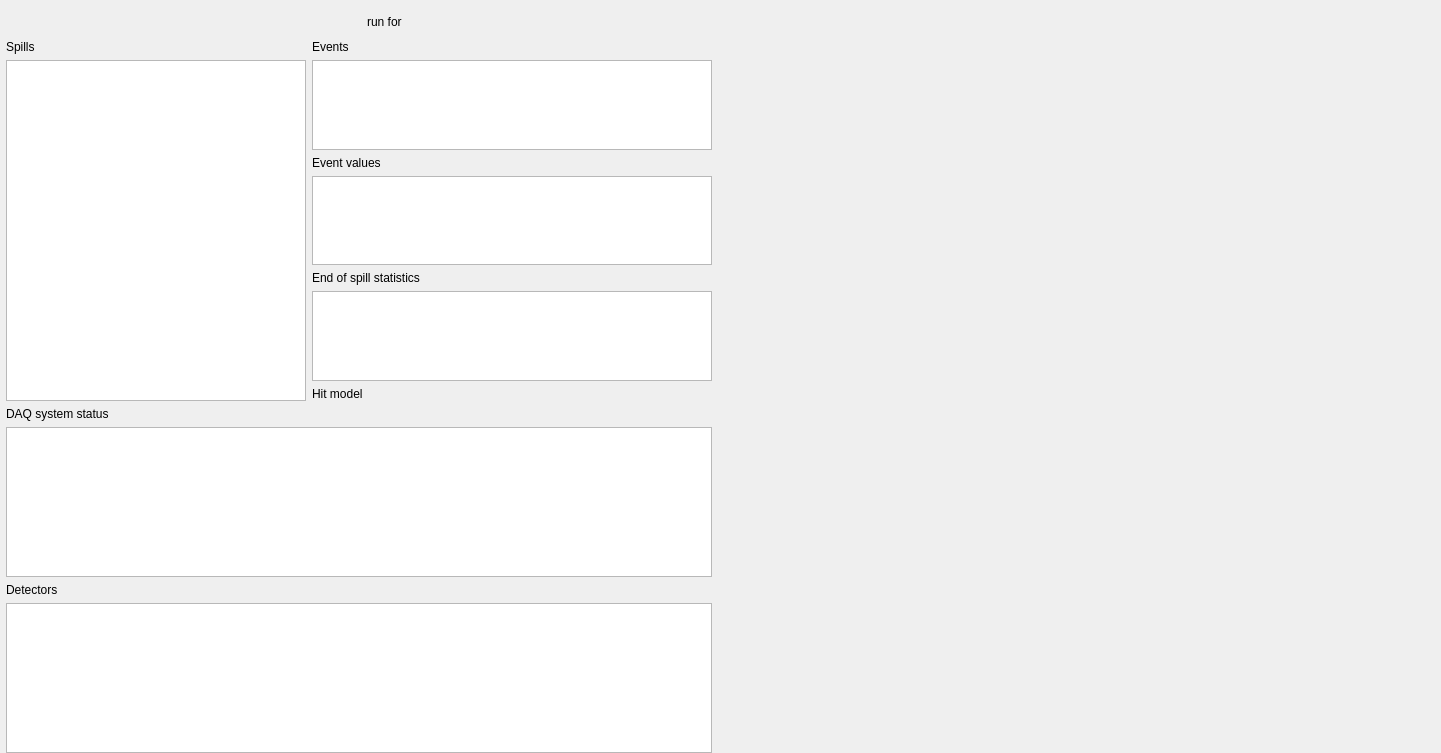
<?xml version="1.0" encoding="UTF-8"?>
<ui version="4.0">
 <class>ListModeForm</class>
 <widget class="QWidget" name="ListModeForm">
  <property name="geometry">
   <rect>
    <x>0</x>
    <y>0</y>
    <width>1441</width>
    <height>753</height>
   </rect>
  </property>
  <property name="windowTitle">
   <string>Form</string>
  </property>
  <layout class="QGridLayout" name="gridLayout">
   <property name="leftMargin">
    <number>0</number>
   </property>
   <property name="topMargin">
    <number>9</number>
   </property>
   <property name="rightMargin">
    <number>0</number>
   </property>
   <property name="bottomMargin">
    <number>0</number>
   </property>
   <item row="0" column="0">
    <layout class="QVBoxLayout" name="verticalLayout_3">
     <property name="sizeConstraint">
      <enum>QLayout::SetNoConstraint</enum>
     </property>
     <property name="leftMargin">
      <number>6</number>
     </property>
     <item>
      <layout class="QHBoxLayout" name="horizontalLayout_28">
       <property name="spacing">
        <number>3</number>
       </property>
       <item>
        <widget class="QPushButton" name="pushListStart">
         <property name="enabled">
          <bool>false</bool>
         </property>
         <property name="minimumSize">
          <size>
           <width>44</width>
           <height>25</height>
          </size>
         </property>
         <property name="maximumSize">
          <size>
           <width>44</width>
           <height>25</height>
          </size>
         </property>
         <property name="text">
          <string/>
         </property>
         <property name="icon">
          <iconset resource="../resources/icons.qrc">
           <normaloff>:/icons/oxy/32/1rightarrow.png</normaloff>:/icons/oxy/32/1rightarrow.png</iconset>
         </property>
         <property name="iconSize">
          <size>
           <width>22</width>
           <height>22</height>
          </size>
         </property>
         <property name="flat">
          <bool>true</bool>
         </property>
        </widget>
       </item>
       <item>
        <widget class="QPushButton" name="pushListStop">
         <property name="enabled">
          <bool>false</bool>
         </property>
         <property name="minimumSize">
          <size>
           <width>44</width>
           <height>25</height>
          </size>
         </property>
         <property name="maximumSize">
          <size>
           <width>44</width>
           <height>25</height>
          </size>
         </property>
         <property name="text">
          <string/>
         </property>
         <property name="icon">
          <iconset resource="../resources/icons.qrc">
           <normaloff>:/icons/oxy/32/stop.png</normaloff>:/icons/oxy/32/stop.png</iconset>
         </property>
         <property name="iconSize">
          <size>
           <width>22</width>
           <height>22</height>
          </size>
         </property>
         <property name="flat">
          <bool>true</bool>
         </property>
        </widget>
       </item>
       <item>
        <widget class="QLabel" name="label_53">
         <property name="minimumSize">
          <size>
           <width>0</width>
           <height>25</height>
          </size>
         </property>
         <property name="maximumSize">
          <size>
           <width>16777215</width>
           <height>25</height>
          </size>
         </property>
         <property name="text">
          <string>run for </string>
         </property>
         <property name="alignment">
          <set>Qt::AlignRight|Qt::AlignTrailing|Qt::AlignVCenter</set>
         </property>
        </widget>
       </item>
       <item>
        <widget class="TimeDurationWidget" name="timeDuration" native="true">
         <property name="minimumSize">
          <size>
           <width>100</width>
           <height>0</height>
          </size>
         </property>
        </widget>
       </item>
      </layout>
     </item>
     <item>
      <layout class="QHBoxLayout" name="horizontalLayout">
       <property name="sizeConstraint">
        <enum>QLayout::SetMaximumSize</enum>
       </property>
       <item>
        <layout class="QVBoxLayout" name="verticalLayout">
         <item>
          <widget class="QLabel" name="label_3">
           <property name="text">
            <string>Spills</string>
           </property>
          </widget>
         </item>
         <item>
          <widget class="QListWidget" name="listSpills">
           <property name="sizePolicy">
            <sizepolicy hsizetype="Maximum" vsizetype="Expanding">
             <horstretch>0</horstretch>
             <verstretch>0</verstretch>
            </sizepolicy>
           </property>
           <property name="minimumSize">
            <size>
             <width>200</width>
             <height>0</height>
            </size>
           </property>
           <property name="maximumSize">
            <size>
             <width>300</width>
             <height>16777215</height>
            </size>
           </property>
          </widget>
         </item>
        </layout>
       </item>
       <item>
        <layout class="QVBoxLayout" name="verticalLayout_2">
         <property name="sizeConstraint">
          <enum>QLayout::SetMaximumSize</enum>
         </property>
         <item>
          <widget class="QLabel" name="labelEvents">
           <property name="text">
            <string>Events</string>
           </property>
          </widget>
         </item>
         <item>
          <widget class="QTableWidget" name="tableHits">
           <property name="minimumSize">
            <size>
             <width>200</width>
             <height>0</height>
            </size>
           </property>
           <property name="maximumSize">
            <size>
             <width>400</width>
             <height>16777215</height>
            </size>
           </property>
          </widget>
         </item>
         <item>
          <widget class="QLabel" name="labelEventVals">
           <property name="text">
            <string>Event values</string>
           </property>
          </widget>
         </item>
         <item>
          <widget class="QTableWidget" name="tableHitValues">
           <property name="sizePolicy">
            <sizepolicy hsizetype="Minimum" vsizetype="Expanding">
             <horstretch>0</horstretch>
             <verstretch>0</verstretch>
            </sizepolicy>
           </property>
           <property name="minimumSize">
            <size>
             <width>200</width>
             <height>0</height>
            </size>
           </property>
           <property name="maximumSize">
            <size>
             <width>400</width>
             <height>300</height>
            </size>
           </property>
          </widget>
         </item>
         <item>
          <widget class="QLabel" name="labelStats">
           <property name="text">
            <string>End of spill statistics</string>
           </property>
          </widget>
         </item>
         <item>
          <widget class="QTableWidget" name="tableStats">
           <property name="minimumSize">
            <size>
             <width>200</width>
             <height>0</height>
            </size>
           </property>
           <property name="maximumSize">
            <size>
             <width>400</width>
             <height>16777215</height>
            </size>
           </property>
          </widget>
         </item>
         <item>
          <widget class="QLabel" name="labelStatsInfo">
           <property name="text">
            <string>Hit model</string>
           </property>
           <property name="wordWrap">
            <bool>true</bool>
           </property>
          </widget>
         </item>
        </layout>
       </item>
      </layout>
     </item>
     <item>
      <widget class="QLabel" name="labelState">
       <property name="text">
        <string>DAQ system status</string>
       </property>
      </widget>
     </item>
     <item>
      <widget class="QTreeView" name="treeAttribs">
       <property name="sizePolicy">
        <sizepolicy hsizetype="Preferred" vsizetype="Expanding">
         <horstretch>0</horstretch>
         <verstretch>0</verstretch>
        </sizepolicy>
       </property>
       <property name="minimumSize">
        <size>
         <width>0</width>
         <height>150</height>
        </size>
       </property>
       <property name="maximumSize">
        <size>
         <width>820</width>
         <height>16777215</height>
        </size>
       </property>
      </widget>
     </item>
     <item>
      <widget class="QLabel" name="labelDetectors">
       <property name="text">
        <string>Detectors</string>
       </property>
      </widget>
     </item>
     <item>
      <widget class="QTableView" name="tableDetectors">
       <property name="sizePolicy">
        <sizepolicy hsizetype="Preferred" vsizetype="Expanding">
         <horstretch>0</horstretch>
         <verstretch>0</verstretch>
        </sizepolicy>
       </property>
       <property name="minimumSize">
        <size>
         <width>0</width>
         <height>150</height>
        </size>
       </property>
       <property name="maximumSize">
        <size>
         <width>820</width>
         <height>16777215</height>
        </size>
       </property>
      </widget>
     </item>
    </layout>
   </item>
   <item row="0" column="1">
    <widget class="QCustomPlot" name="tracePlot" native="true">
     <property name="sizePolicy">
      <sizepolicy hsizetype="MinimumExpanding" vsizetype="Expanding">
       <horstretch>0</horstretch>
       <verstretch>0</verstretch>
      </sizepolicy>
     </property>
    </widget>
   </item>
  </layout>
 </widget>
 <customwidgets>
  <customwidget>
   <class>TimeDurationWidget</class>
   <extends>QWidget</extends>
   <header>TimeDurationWidget.h</header>
   <container>1</container>
  </customwidget>
  <customwidget>
   <class>QCustomPlot</class>
   <extends>QWidget</extends>
   <header>qcustomplot.h</header>
   <container>1</container>
  </customwidget>
 </customwidgets>
 <resources>
  <include location="../resources/icons.qrc"/>
 </resources>
 <connections/>
</ui>
